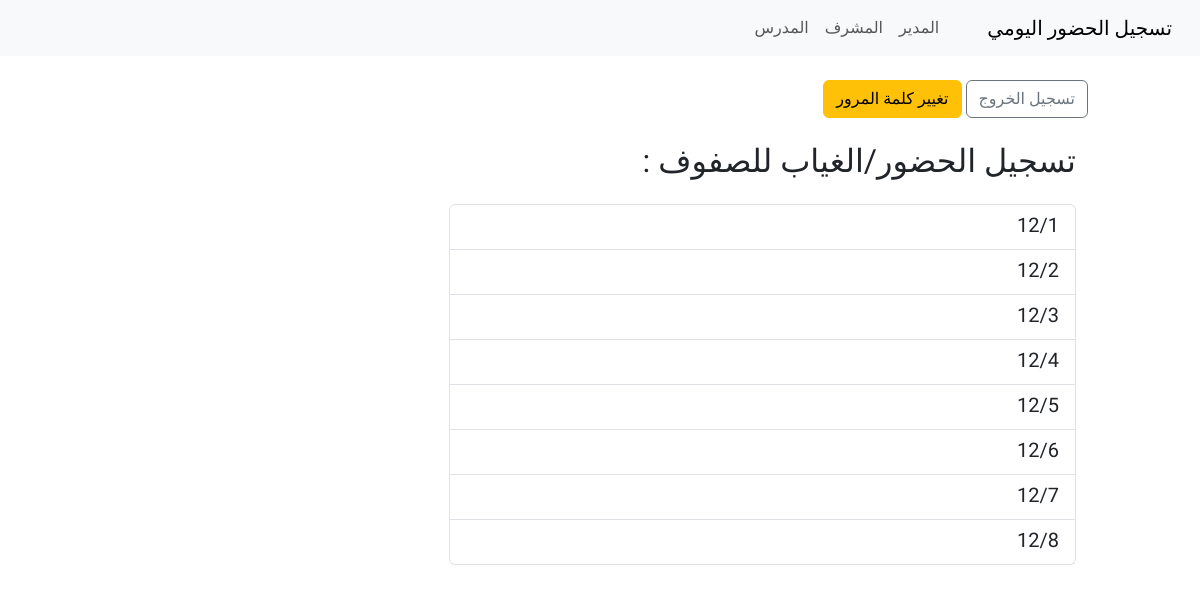
The page /teacher/classes (signed in) on the database its author committed.
### tables this page shows
CREATE TABLE school_class (
	id INTEGER NOT NULL, 
	name VARCHAR(120) NOT NULL, 
	PRIMARY KEY (id)
);

### app.py (the view)
@app.route('/teacher/classes')
@login_required
def teacher_classes():
    if current_user.role != 'teacher':
        flash('Unauthorized', 'danger')
        return redirect(url_for('index'))
    conn = get_db()
    tid = int(current_user.get_id())
    rows = conn.execute("SELECT c.* FROM teacher_subject ts JOIN school_class c ON ts.class_id = c.id WHERE ts.teacher_id = ? ORDER BY c.name", (tid,)).fetchall()
    classes = [RowObject(r) for r in rows]
    if not classes:
        urow = conn.execute("SELECT classes FROM user WHERE id = ?", (tid,)).fetchone()
        if urow and urow['classes']:
            for cid in str(urow['classes']).split(','):
                cid = cid.strip()
                if not cid:
                    continue
                crow = conn.execute("SELECT * FROM school_class WHERE id = ?", (cid,)).fetchone()
                if crow:
                    classes.append(RowObject(crow))
    return render_template('teacher_classes.html', classes=classes)

### app.py (called while the page is built)
def get_db():
    db_conn = getattr(g, '_database', None)
    if db_conn is None:
        db_conn = sqlite3.connect(DATABASE, detect_types=sqlite3.PARSE_DECLTYPES)
        db_conn.row_factory = sqlite3.Row
        g._database = db_conn
    return db_conn

@login_manager.user_loader
def load_user(user_id):
    conn = get_db()
    row = conn.execute("SELECT * FROM user WHERE id = ?", (int(user_id),)).fetchone()
    return SimpleUser(row) if row else None

    def __getattr__(self, name):
        try:
            return self._r[name]
        except Exception:
            raise AttributeError(name)

    def get_id(self):
        return str(self.id)

### templates/teacher_classes.html (shortened to what this page needs)
{% extends 'layout.html' %}
{% block content %}
<div class="mt-3">
  <a href="{{ url_for('logout') }}" class="btn btn-outline-secondary">
     تسجيل الخروج
  </a>
  <a href="{{ url_for('change_password') }}" class="btn btn-warning">
     تغيير كلمة المرور
  </a>
</div>
<div class="container mt-4">
  <div class="row">
    <div class="col-md-8 offset-md-2">
      <h2 class="mb-4">تسجيل الحضور/الغياب للصفوف : </h2>
      {% if classes %}
      <div class="list-group">
        {% for c in classes %}
        <a href="{{ url_for('teacher_select_class', class_id=c.id) }}" class="list-group-item list-group-item-action">
          <div class="d-flex w-100 justify-content-between align-items-center">
            <h5 class="mb-1">{{ c.name }}</h5>
          </div>
        </a>
        {% endfor %}
      </div>
      {% else %}
      <div class="alert alert-info">
        <i class="bi bi-info-circle"></i> لا توجد صفوف مسندة إليك حالياً
      </div>
      {% endif %}
    </div>
  </div>
</div>
{% endblock %}

### static/css/style.css (style rules this page uses)
body { font-family: 'Tajawal', Tahoma, Geneva, Verdana, sans-serif; }
.container { max-width: 1000px; }

### rows shown on the page
school_class: name "12/1"
school_class: name "12/2"
school_class: name "12/3"
school_class: name "12/4"
school_class: name "12/5"
school_class: name "12/6"
school_class: name "12/7"
school_class: name "12/8"
